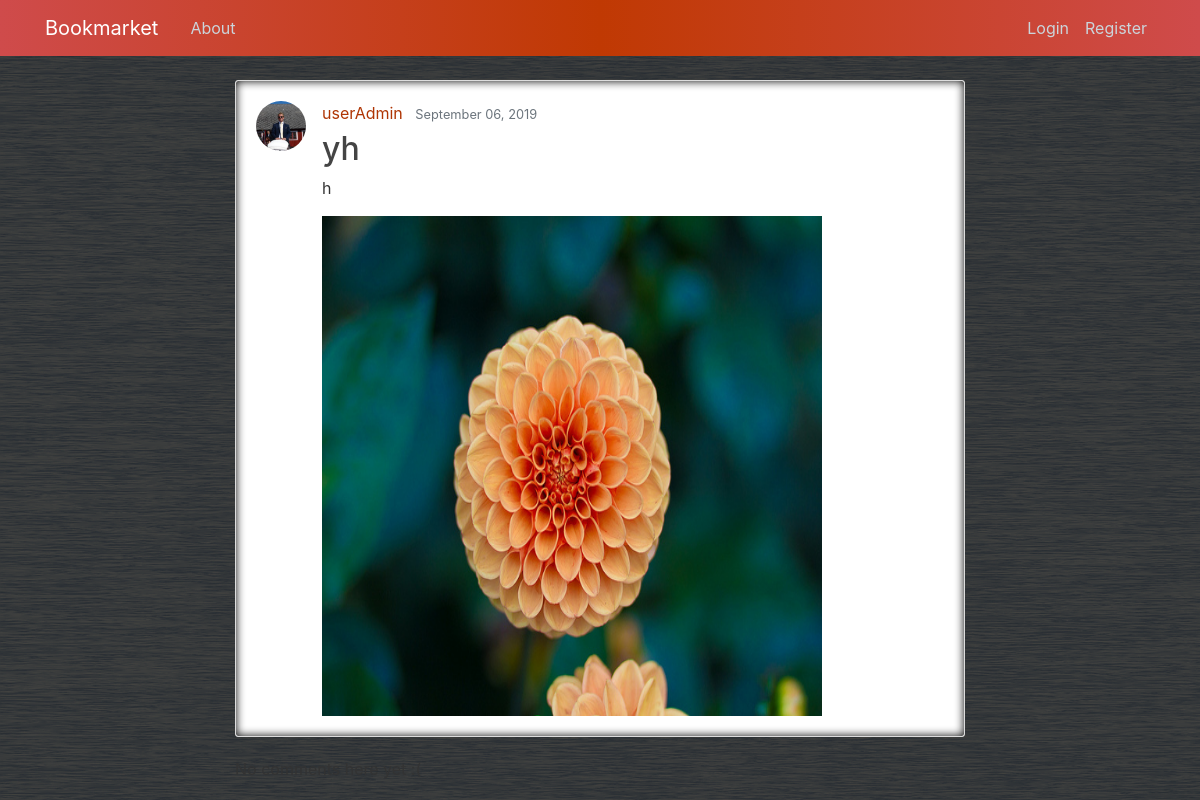
The page /post/6/ on the database as committed earlier.
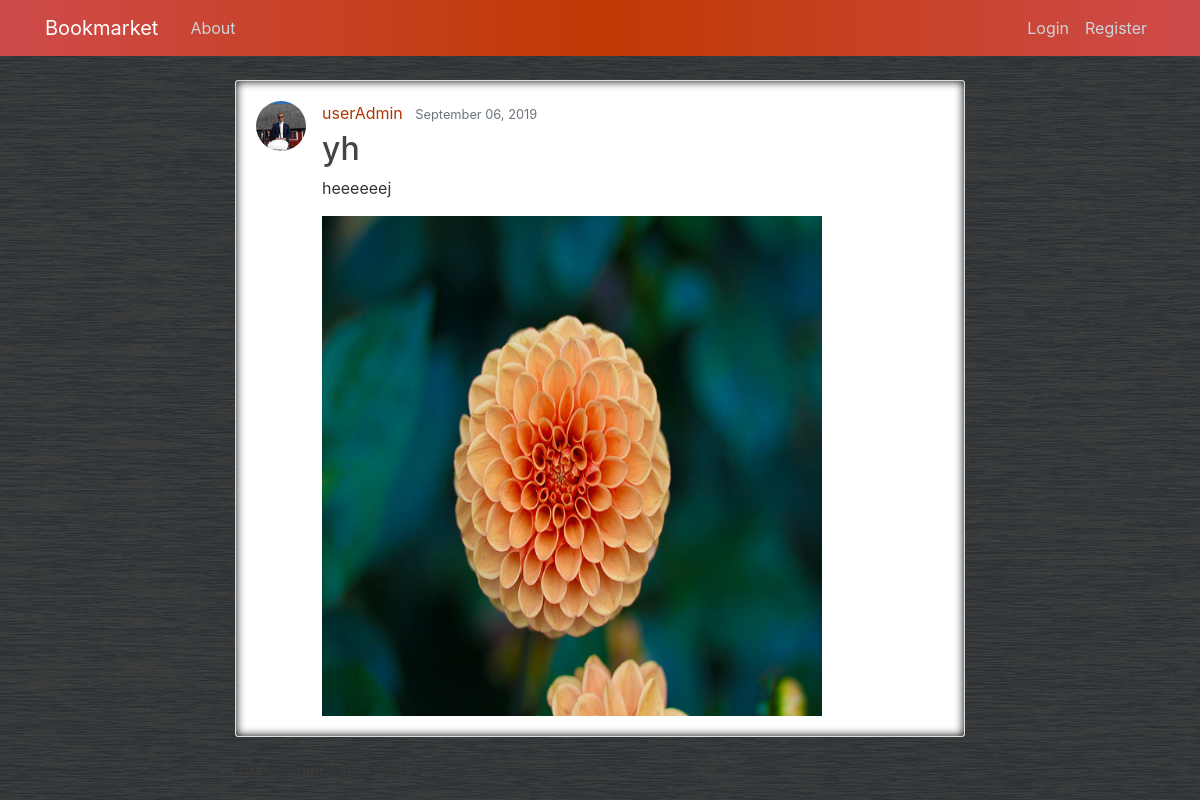
The same page on the database as committed later.
### bookmarket/models.py (models this page shows, shortened)
class Post(models.Model):
    title = models.CharField(max_length=100)
    content = models.TextField()
    image = models.ImageField()
    price = models.DecimalField(max_digits=5, decimal_places=2, default="0.0")
    date_posted = models.DateTimeField(default=timezone.now)
    author = models.ForeignKey(User, on_delete=models.CASCADE)

### users/models.py (models this page shows, shortened)
class Profile(models.Model):
    user = models.OneToOneField(User, on_delete=models.CASCADE)
    image = models.ImageField(default='default.jpg', upload_to='profile_pics')

### bookmarket/views.py (the view)
# urls.py: path('post/<int:pk>/', PostDetailView.as_view(), name='post-detail'),
class PostDetailView(DetailView):
    model = Post

### bookmarket/templates/bookmarket/post_detail.html (shortened to what this page needs)
{% extends "bookmarket/base.html" %}
{% block content %}
  <article class="media content-section">
    <img class="rounded-circle article-img" src="{{ object.author.profile.image.url }}">
    <div class="media-body">
      <div class="article-metadata">
        <a class="mr-2" href="#">{{ object.author }}</a>
       <small class="text-muted">{{ object.date_posted|date:"F d, Y" }}</small>
      </div>
      <h2 class="article-title">{{ object.title }}</h2>
      <p class="article-content">{{ object.content }}</p>
      <img src="{{ object.image.url }}" width="500" height="500" alt="Computer Hope">
    </div>
  </article>
  <div class="media-body">
    {% for comment in post.comments.all %}
      <div class="post-comment" >
          <div class="date">{{ comment.date_posted }}</div>
          <strong>{{ comment.comuser }}</strong>
          <p>{{ comment.content|linebreaks }}</p>
      </div>
    {% empty %}
      <p>No comments here yet :(</p>
    {% endfor %}
  </div>
{% endblock content %}

Rows that differ between the two databases and show on the page:
changed Post "yh": content "h" → "heeeeeej"
